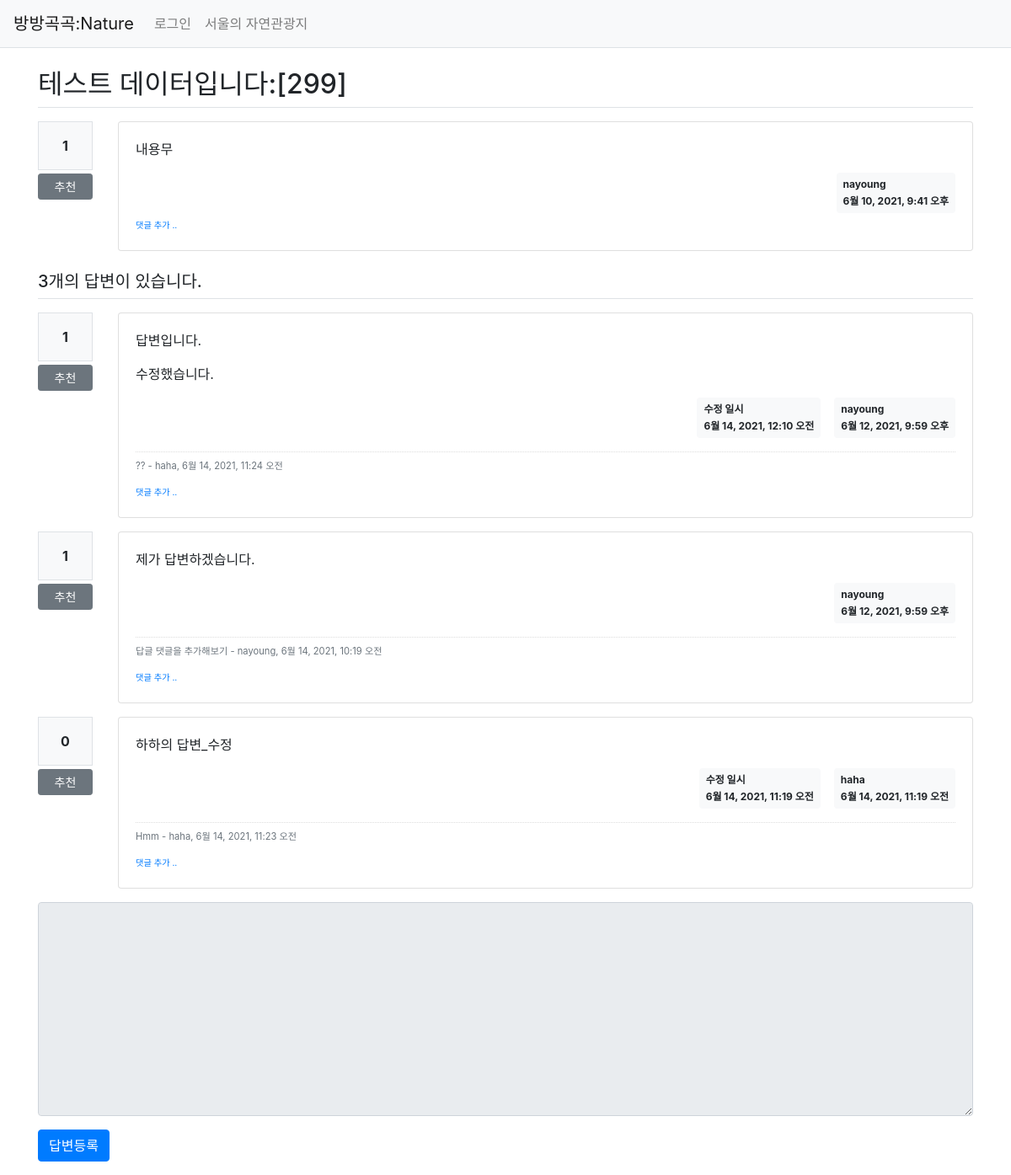
Page /pybo/305/ on the committed database.
### pybo/models.py (models this page shows, shortened)
class Question(models.Model):
    subject = models.CharField(max_length=200)
    content = models.TextField()
    create_date = models.DateTimeField()
    author = models.ForeignKey(User, on_delete=models.CASCADE)
    modify_date = models.DateTimeField(null=True, blank=True)
    voter = models.ManyToManyField(User, related_name='voter_question')

class Answer(models.Model):
    question = models.ForeignKey(Question, on_delete=models.CASCADE)
    content = models.TextField()
    create_date = models.DateTimeField()
    author = models.ForeignKey(User, on_delete=models.CASCADE, related_name='author_answer')
    modify_date = models.DateTimeField(null=True, blank=True)
    voter = models.ManyToManyField(User, related_name='voter_answer')

class Comment(models.Model):
    author = models.ForeignKey(User, on_delete=models.CASCADE)
    content = models.TextField()
    create_date = models.DateTimeField()
    modify_date = models.DateTimeField(null=True, blank=True)
    question = models.ForeignKey(Question, null=True, blank=True, on_delete=models.CASCADE)
    answer = models.ForeignKey(Answer, null=True, blank=True, on_delete=models.CASCADE)

### pybo/views/base_views.py (the view)
def detail(request, question_id):
    question = get_object_or_404(Question, pk=question_id)
    context = {'question': question}
    return render(request, 'pybo/question_detail.html', context)

### pybo/templatetags/pybo_filter.py (called while the page is built)
@register.filter()
def mark(value):
    extensions = ["nl2br", "fenced_code"]
    return mark_safe(markdown.markdown(value, extensions=extensions))

### templates/pybo/question_detail.html (shortened to what this page needs)
{% extends 'base.html' %}
{% load pybo_filter %}
{% block content %}
<div class="container my-3">
    <h2 class="border-bottom py-2">{{ question.subject }}</h2>
    <div class="row my-3">
        <div class="col-1">
            <div class="bg-light text-center p-3 border font-weight-bolder mb-1">{{question.voter.count}}</div>
            <a href="#" data-uri="{% url 'pybo:vote_question' question.id  %}"
               class="recommend btn btn-sm btn-secondary btn-block my-1">추천</a>
        </div>
        <div class="col-11">
    <div class="card">
        <div class="card-body">
            <div class="card-text">{{ question.content|mark }}</div>
            <div class="d-flex justify-content-end">
            <div class="badge badge-light p-2 text-left">
            <div class="mb-2">{{ question.author.username }}</div>
            <div>{{ question.create_date }}</div>
            </div>
        </div>
        <div>
        <a href="{% url 'pybo:comment_create_question' question.id  %}"
           class="small"><small>댓글 추가 ..</small></a>
        </div>
        </div>
        </div>
       </div>
    </div>
    <h5 class="border-bottom my-3 py-2">{{question.answer_set.count}}개의 답변이 있습니다.</h5>
    {% for answer in question.answer_set.all %}
    <div class="row my-3">
        <div class="col-1">
            <div class="bg-light text-center p-3 border font-weight-bolder mb-1">{{answer.voter.count}}</div>
            <a href="#" data-uri="{% url 'pybo:vote_answer' answer.id  %}"
                class="recommend btn btn-sm btn-secondary btn-block my-1">추천</a>
        </div>
        <div class="col-11">
    <div class="card">
        <div class="card-body">
            <div class="card-text">{{ answer.content|mark }}</div>
            <div class="d-flex justify-content-end">
            {% if answer.modify_date %}
            <div class="badge badge-light p-2 text-left mx-3">
                <div class="mb-2">수정 일시</div>
                <div>{{ answer.modify_date }}</div>
            </div>
            {% endif %}
            <div class="badge badge-light p-2 text-left">
            <div class="mb-2">{{ answer.author.username }}</div>
            <div>{{ answer.create_date }}</div>
                </div>
            </div>
            {% if answer.comment_set.count > 0 %}
            <div class="mt-3">
            {% for comment in answer.comment_set.all %}
            <div class="comment py-2 text-muted">
                <span style="white-space: pre-line;">{{ comment.content }}</span>
                <span>
                    - {{ comment.author }}, {{ comment.create_date }}
                </span>
            </div>
            {% endfor %}
            </div>
            {% endif %}
            <div>
            <a href="{% url 'pybo:comment_create_answer' answer.id  %}"
               class="small"><small>댓글 추가 ..</small></a>
            </div>
        </div>
        </div>
        </div>
    </div>
    {% endfor %}
    <form action="{% url 'pybo:answer_create' question.id %}" method="post" class="my-3">
        <div class="form-group">
            <textarea {% if not user.is_authenticated %}disabled{% endif %}
             name="content" id="content" class="form-control" rows="10"></textarea>
        </div>
        <input type="submit" value="답변등록" class="btn btn-primary">
    </form>
</div>
{% endblock %}

### static/style.css (style rules this page uses)
.comment { border-top:dotted 1px #ddd; font-size:0.7em; }

### rows in the picture
Question: subject "테스트 데이터입니다:[299]", voter.count "1", content|mark "내용무", author.username "nayoung", create_date "6월 10, 2021, 9:41 오후", answer_set.count "3"
Answer: voter.count "1", content|mark "답변입니다. 수정했습니다.", modify_date "6월 14, 2021, 12:10 오전", author.username "nayoung", create_date "6월 12, 2021, 9:59 오후"
Comment: content "??", author "haha", create_date "6월 14, 2021, 11:24 오전"
Answer: voter.count "1", content|mark "제가 답변하겠습니다.", author.username "nayoung", create_date "6월 12, 2021, 9:59 오후"
Comment: content "답글 댓글을 추가해보기", author "nayoung", create_date "6월 14, 2021, 10:19 오전"
Answer: voter.count "0", content|mark "하하의 답변_수정", modify_date "6월 14, 2021, 11:19 오전", author.username "haha", create_date "6월 14, 2021, 11:19 오전"
Comment: content "Hmm", author "haha", create_date "6월 14, 2021, 11:23 오전"
